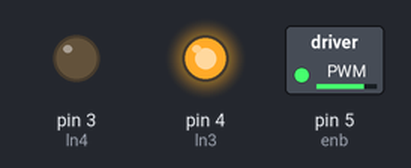
A sketch run on a simulated Arduino Uno, built with avr-gcc and run on an emulated ATmega328P. Parts: switched loads named in the sketch (green lamp = pin HIGH), output pins drawn as LEDs (lit = HIGH).

Above: at 0.05 s.
At 5.95 s:
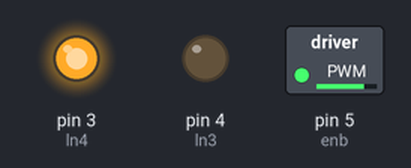
Timing chart, 0 to 6.9 s (numbered marks = the images above):
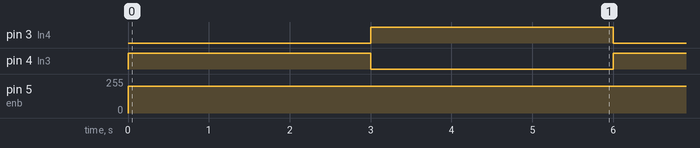

Measured:
- by itself, pin 3 (ln4), pin 4 (ln3): alternates HIGH for 3.0 s and LOW for 3.0 s
- by itself, pin 5 (enb): 0/255 → 200/255 at 0.00 s

The sketch:

ders_16-DC_Motor_Kullan_m_.ino
```cpp
int ln3=4;
int ln4=3;
int enb=5;


void setup() {
  pinMode(ln3,OUTPUT);
  pinMode(ln4,OUTPUT);
  pinMode(enb,OUTPUT);

}

void loop() {
  ileri();
  delay(3000);
  geri();
  delay(3000);

}

void ileri(){
  digitalWrite(ln3,HIGH);
  digitalWrite(ln4,LOW);
  analogWrite(enb,200);

  }
 void geri(){
  digitalWrite(ln3,LOW);
  digitalWrite(ln4,HIGH);
  analogWrite(enb,200);

  }
```
